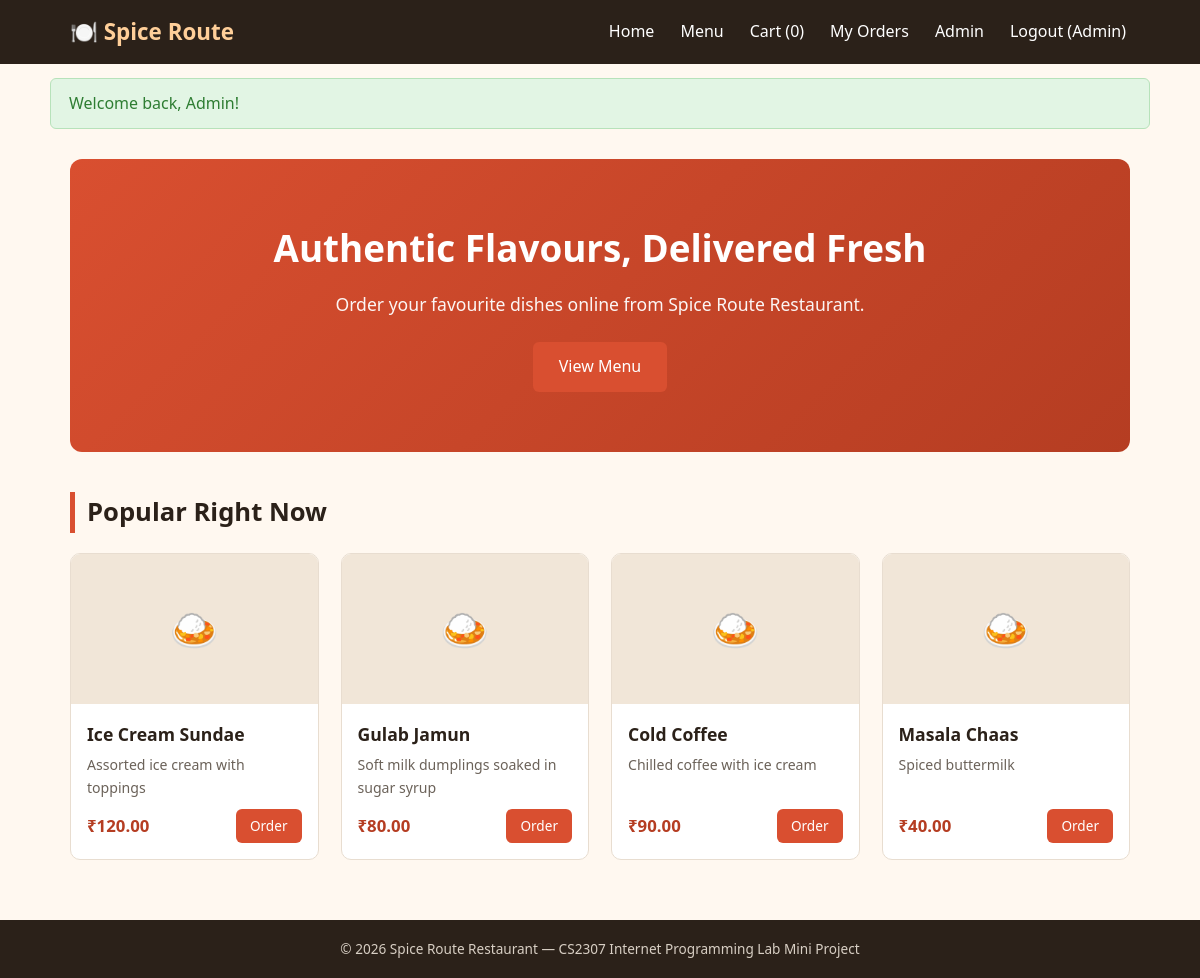
The page / (signed in) on the database its author committed.
### tables this page shows
CREATE TABLE IF NOT EXISTS menu_items (
    item_id INT AUTO_INCREMENT PRIMARY KEY,
    category_id INT,
    item_name VARCHAR(100) NOT NULL,
    description VARCHAR(255) DEFAULT NULL,
    price DECIMAL(8,2) NOT NULL,
    image VARCHAR(255) DEFAULT 'default.jpg',
    is_available TINYINT(1) DEFAULT 1,
    FOREIGN KEY (category_id) REFERENCES categories(category_id) ON DELETE SET NULL
);

### includes/functions.php (called while the page is built, shortened)
<?php
function clean($value) {
    return htmlspecialchars(trim($value), ENT_QUOTES, 'UTF-8');
}
?>

### index.php (the view, shortened to what this page needs)
<?php
require_once 'includes/functions.php';
require_once 'includes/db.php';
$featured = [];
$result = $conn->query("SELECT item_id, item_name, description, price, image FROM menu_items WHERE is_available = 1 ORDER BY item_id DESC LIMIT 4");
if ($result) {
    while ($row = $result->fetch_assoc()) {
        $featured[] = $row;
    }
}
include 'includes/header.php';
?>
<section class="hero">
    <h1>Authentic Flavours, Delivered Fresh</h1>
    <p>Order your favourite dishes online from Spice Route Restaurant.</p>
    <a href="menu.php" class="btn btn-primary">View Menu</a>
</section>
<h2 class="section-title">Popular Right Now</h2>
<div class="menu-grid">
    <?php foreach ($featured as $item): ?>
        <div class="menu-card">
            <div class="menu-card-img">🍛</div>
            <div class="menu-card-body">
                <h3><?php echo clean($item['item_name']); ?></h3>
                <p><?php echo clean($item['description']); ?></p>
                <div class="menu-card-footer">
                    <span class="price">₹<?php echo number_format($item['price'], 2); ?></span>
                    <a href="menu.php" class="btn btn-small btn-primary">Order</a>
                </div>
            </div>
        </div>
    <?php endforeach; ?>
</div>
<?php include 'includes/footer.php'; ?>

### css/style.css (style rules this page uses)
:root { --primary: #d94f30; --primary-dark: #b53d22; --dark: #2b2119; --cream: #fff8f0; --gray: #6b6259; --border: #e8ddd0; --success: #2e7d32; --danger: #c62828; }
* { box-sizing: border-box; margin: 0; padding: 0; }
body { font-family: 'Segoe UI', Tahoma, Verdana, sans-serif; background: var(--cream); color: var(--dark); line-height: 1.6; }
a { text-decoration: none; color: inherit; }
.hero { background: linear-gradient(135deg, var(--primary), var(--primary-dark)); color: #fff; padding: 60px 30px; border-radius: 12px; text-align: center; margin-bottom: 40px; }
.hero h1 { font-size: 2.3rem; margin-bottom: 12px; }
.hero p { font-size: 1.1rem; margin-bottom: 24px; opacity: 0.95; }
.btn { display: inline-block; background: var(--dark); color: #fff; padding: 12px 26px; border-radius: 6px; border: none; cursor: pointer; font-size: 1rem; transition: 0.2s; }
.btn-primary { background: var(--primary); }
.btn-small { padding: 6px 14px; font-size: 0.85rem; }
.section-title { font-size: 1.6rem; margin-bottom: 20px; border-left: 5px solid var(--primary); padding-left: 12px; }
.menu-grid { display: grid; grid-template-columns: repeat(auto-fill, minmax(240px, 1fr)); gap: 22px; }
.menu-card { background: #fff; border: 1px solid var(--border); border-radius: 10px; overflow: hidden; display: flex; flex-direction: column; transition: transform 0.15s, box-shadow 0.15s; }
.menu-card-img { height: 150px; background: #f1e6d8 center/cover no-repeat; display: flex; align-items: center; justify-content: center; font-size: 2.5rem; }
.menu-card-body { padding: 16px; flex: 1; display: flex; flex-direction: column; }
.menu-card-body h3 { font-size: 1.1rem; margin-bottom: 6px; }
.menu-card-body p { font-size: 0.88rem; color: var(--gray); flex: 1; margin-bottom: 10px; }
.menu-card-footer { display: flex; justify-content: space-between; align-items: center; margin-top: auto; }
.price { font-weight: bold; color: var(--primary-dark); font-size: 1.05rem; }

### rows shown on the page
menu_items: item_name "Ice Cream Sundae", description "Assorted ice cream with toppings", price "120.00"
menu_items: item_name "Gulab Jamun", description "Soft milk dumplings soaked in sugar syrup", price "80.00"
menu_items: item_name "Cold Coffee", description "Chilled coffee with ice cream", price "90.00"
menu_items: item_name "Masala Chaas", description "Spiced buttermilk", price "40.00"

### other values the page prints
cartCount() "0"
$_SESSION['full_name'] "Admin"
$_SESSION['flash_message'] "Welcome back, Admin!"
